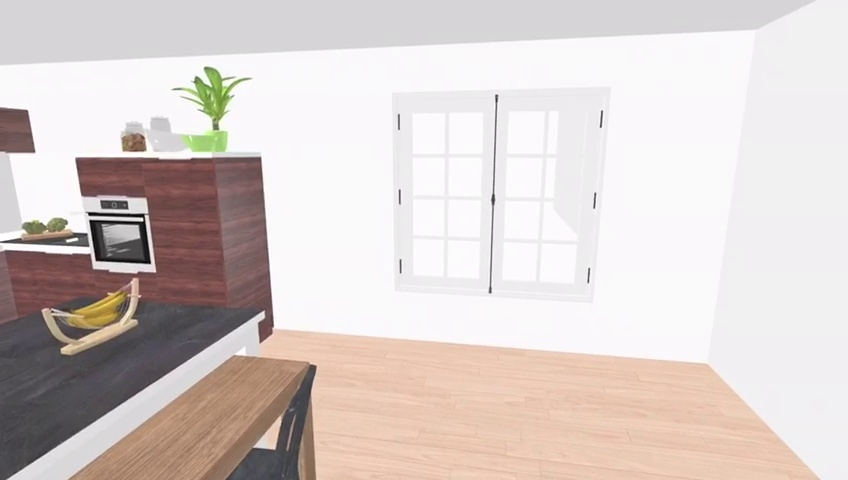
#> input picture landmarks_img/0/landmark_0_frame_1.jpg, 848 x 480 px; its folder holds 3 pictures in this run
$ jupyter execute --allow-errors KNN-leave-one-out-color.ipynb
#> lines starting #> are read from the running program, lines starting #| are printed output that depends on the picture
# KNN Leave-One-Out Color

Robots Autónomos. Mapas Topológicos visuales

Autores:
    Alejandro Benítez López, Elena Benito Frey, Mario González Carbayo, Isidro López Dominguez, Blanca Martínez Donoso y Ángel Pavón Pérez

[cell 1]
import cv2
import numpy as np
import glob
import os
import statistics as stats

directory = os.getcwd() + "/"

Se obtienen todas las rutas a las imágenes y se calculan cuantas hay:

[cell 2]
# numero de imagenes totales en el dataset
total_img = 0
# lista con todas las rutas a las imagenes del dataset
all_filenames = []

for i in range(9):

    filenames = [img for img in glob.glob(directory + "landmarks_img/"+ str(i) + "/*.jpg")]

    for file in filenames:
        all_filenames.append(file)

    total_img += len(filenames)

all_filenames.sort()
print(f"Total de imagenes: {total_img}")

Se define la función de KNN:

[cell 3]
def knn(img, hist_dict):
    # se sacan los canales de color de la imagen
    bgr_planes = cv2.split(img)

    # se calcula el histograma de cada canal de color de la imagen
    b_hist = np.squeeze(cv2.calcHist(bgr_planes,[0],None,[256],[0,256]))
    g_hist = np.squeeze(cv2.calcHist(bgr_planes,[1],None,[256],[0,256]))
    r_hist = np.squeeze(cv2.calcHist(bgr_planes,[2],None,[256],[0,256]))

    # se juntan de nuevo lo tres canales
    hist = np.stack((b_hist, g_hist, r_hist), axis=0)

    # se calcula el historgama normalizado
    hist = hist / (output_dimension[0] * output_dimension[1])

    min_distance = 1000000
    min_key = ''

    # busca el histograma mas parecido por la distancia euclidea
    for key, value in hist_dict.items():

        distance = np.linalg.norm(value-hist)

        if distance < min_distance:
            min_distance = distance
            min_key = key

    # devuelve el numero del landmark mas cercano
    return int(min_key[9])

Se calculan los histogramas y se normalizan:

[cell 4]
# numero de imagenes por cada landmark
imgs_per_landmark         = [0] * 9
# numero de aciertos por cada landmark
aciertos_img_per_landmark = [0] * 9

# la dimension de todas las imagenes
output_dimension = (848, 480)

for i in range(total_img):

    # se guarda y se saca la imagen a comprobar
    leave_one_out_file = os.path.basename(all_filenames[i])
    leave_one_out_img  = cv2.imread(all_filenames[i])
#> leave_one_out_img is the input picture: shape (480, 848, 3); mean B, G, R 202.8, 206.2, 216.2
    real_landmark     = int(leave_one_out_file[9])

    print(f"Imagen {i} = {leave_one_out_file}")

    # diccionario donde se guardaran todos los histogramas
    hist_dict = {}

    print(f"\tCalculando los histogramas:")
    for k in range(9):
        # se cargan las imagenes del landmark i
        landmark_filenames = [img for img in glob.glob(directory + "landmarks_img/"+ str(k) + "/*.jpg")]

        # quitamos el leave_one_out_file
        if all_filenames[i] in landmark_filenames:
            print(f"\t\tquitada: {os.path.basename(all_filenames[i])}")
            landmark_filenames.remove(all_filenames[i])


        landmark_filenames.sort()
        images    = [cv2.imread(f)       for f in landmark_filenames]
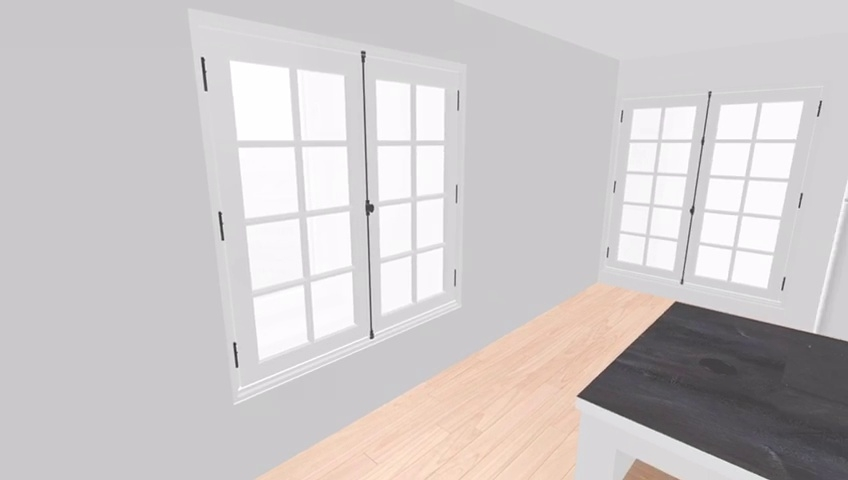
#> input picture landmarks_img/0/landmark_0_frame_10.jpg, 848 x 480 px
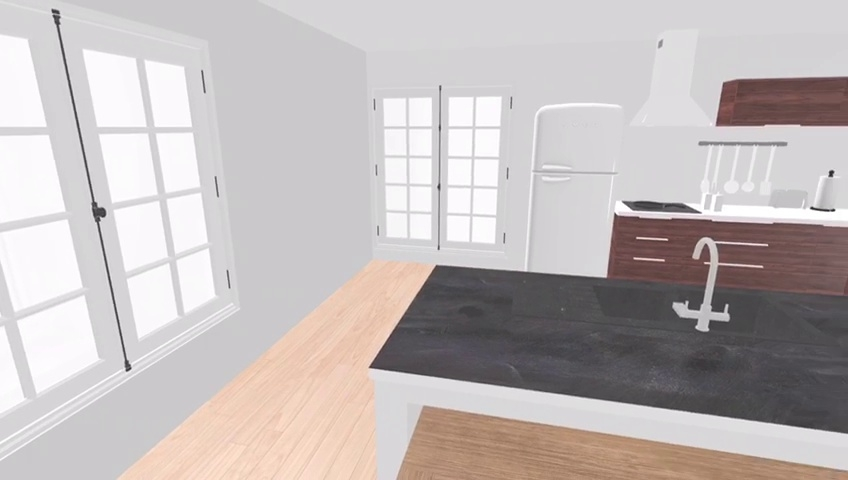
#> input picture landmarks_img/0/landmark_0_frame_14.jpg, 848 x 480 px
#> images = 2 items
        img_names = [os.path.basename(f) for f in landmark_filenames]

        # se calcula el histograma de todas las demas imagenes
        for j, img in enumerate(images):
            # se sacan los canales de color de la imagen
            bgr_planes = cv2.split(img)

            # se calcula el histograma de cada canal de color de la imagen
            b_hist = np.squeeze(cv2.calcHist(bgr_planes,[0],None,[256],[0,256]))
            g_hist = np.squeeze(cv2.calcHist(bgr_planes,[1],None,[256],[0,256]))
            r_hist = np.squeeze(cv2.calcHist(bgr_planes,[2],None,[256],[0,256]))

            # se juntan de nuevo los tres canales
            hist = np.stack((b_hist, g_hist, r_hist), axis=0)

            # se calcula el historgama normalizado
            hist_norm = hist / (output_dimension[0] * output_dimension[1])

            # se añade al diccionario. La clave es el nombre de la imagen y el valor es su histograma normalizado
            hist_dict[img_names[j]] = hist_norm
#> this loop made 2 passes
#> after the loop, hist_dict = 2 items


    # se comprueba la imagen seleccionada con el knn
    landmark = knn(leave_one_out_img, hist_dict)
#> in knn, `b_hist = np.squeeze(cv2.calcHist(bgr_planes,[0],None,[256],[0,256]))`: b_hist = 256 values, max 51800 at index 250, min 0 at index 2, mean 1590
#> in knn, `g_hist = np.squeeze(cv2.calcHist(bgr_planes,[1],None,[256],[0,256]))`: g_hist = 256 values, max 61469 at index 250, min 0 at index 1, mean 1590
#> in knn, `r_hist = np.squeeze(cv2.calcHist(bgr_planes,[2],None,[256],[0,256]))`: r_hist = 256 values, max 95720 at index 250, min 0 at index 0, mean 1590
#> the loop in knn, `for key, value in hist_dict.items(): ` made 3 passes
#> (key, distance, min_distance, min_key) on passes 1 to 2: ('landmark_0_frame_10.jpg', 0.714, 0.714, 'landmark_0_frame_10.jpg'), ('landmark_0_frame_14.jpg', 0.445, 0.445, 'landmark_0_frame_14.jpg')
#> (key, distance) on pass 3: ('landmark_1_frame_101.jpg', 2.84)
#> after the loop in knn, `for key, value in hist_dict.items():`: min_distance = 0.445
#> landmark = 0

    # se suma uno a las iteraciones hechas en el landmark real
    imgs_per_landmark[real_landmark] += 1

    # si el landmark predecido por knn es igual al real, se suma uno en los aciertos de ese landmark
    if landmark == real_landmark:
        aciertos_img_per_landmark[real_landmark] += 1
    else:
        print(f"Fallo en {leave_one_out_file}")

    print(f"Porcentaje: {(i * 100) / total_img}")

# se saca el porcentaje parcial y total:
porcentaje_total = []
#> porcentaje_total = []

#> (the rest of this cell did not finish here and is left out)
